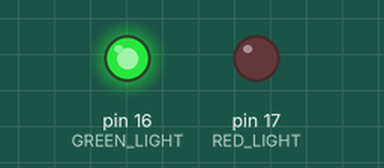
The sketch below on a simulated Arduino Uno, built with avr-gcc and run on an emulated ATmega328P. Shown: output pins drawn as LEDs (lit = HIGH).

Above: at 0.5 s.
At 2.5 s:
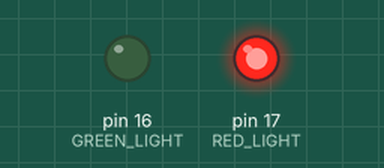
At 3.5 s:
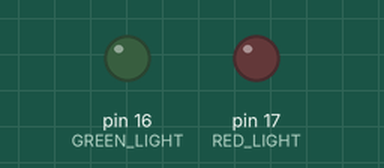
Timing chart, 0 to 5.2 s (numbered marks = the images above):
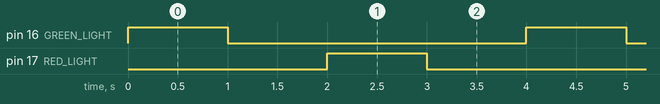

Measured:
- by itself, pin 16 (GREEN_LIGHT), pin 17 (RED_LIGHT): alternates HIGH for 1.0 s and LOW for 3.0 s
- by itself, everything shown: repeats every 4.0 s, in 4 steps

The sketch:

led_test.ino
```cpp
const int GREEN_LIGHT = 16;
const int RED_LIGHT = 17;


// the setup function runs once when you press reset or power the board
void setup() {
  // initialize digital pin LED_BUILTIN as an output.
  pinMode(GREEN_LIGHT, OUTPUT);
  pinMode(RED_LIGHT, OUTPUT);
}

// the loop function runs over and over again forever
void loop() {
  digitalWrite(GREEN_LIGHT, HIGH);   // turn the LED on (HIGH is the voltage level)
  delay(1000);                       // wait for a second
  digitalWrite(GREEN_LIGHT, LOW);    // turn the LED off by making the voltage LOW
  delay(1000);                       // wait for a second
  digitalWrite(RED_LIGHT, HIGH);   // turn the LED on (HIGH is the voltage level)
  delay(1000);                       // wait for a second
  digitalWrite(RED_LIGHT, LOW);    // turn the LED off by making the voltage LOW
  delay(1000);                       // wait for a second
}
```
